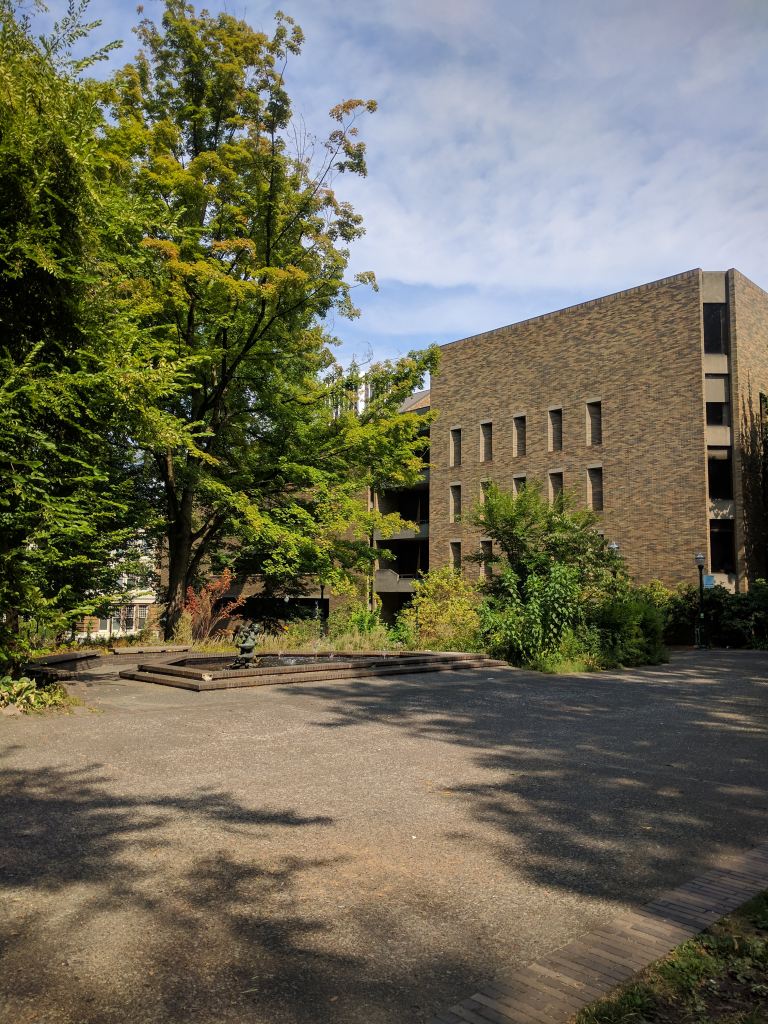
#> input picture samples/panorama-1.png, 768 x 1024 px
$ python 2-panorama.py
#> lines starting #> are read from the running program, lines starting #| are printed output that depends on the picture
import numpy
import cv2

numpyFirst = cv2.imread(filename='./../samples/panorama-1.png', flags=cv2.IMREAD_COLOR).astype(numpy.float32) / 255.0
numpySecond = cv2.imread(filename='./../samples/panorama-2.png', flags=cv2.IMREAD_COLOR).astype(numpy.float32) / 255.0
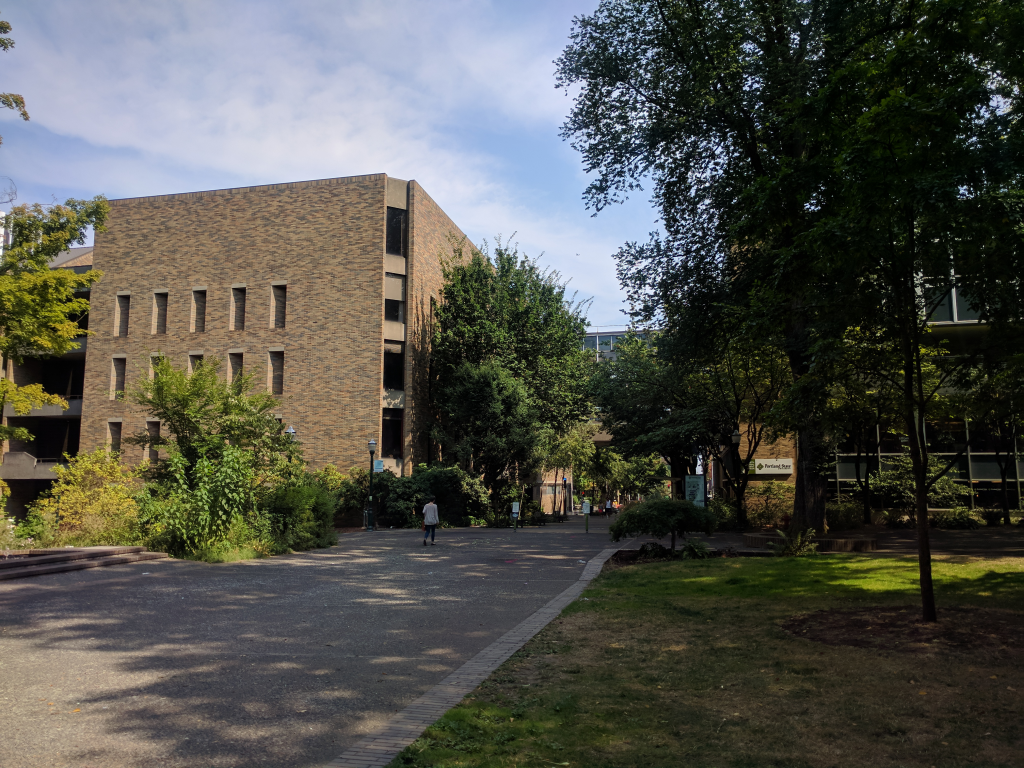
#> input picture samples/panorama-2.png, 1024 x 768 px

numpyGrayFirst = cv2.cvtColor(src=cv2.imread(filename='./../samples/panorama-1.png', flags=cv2.IMREAD_COLOR), code=cv2.COLOR_BGR2GRAY)
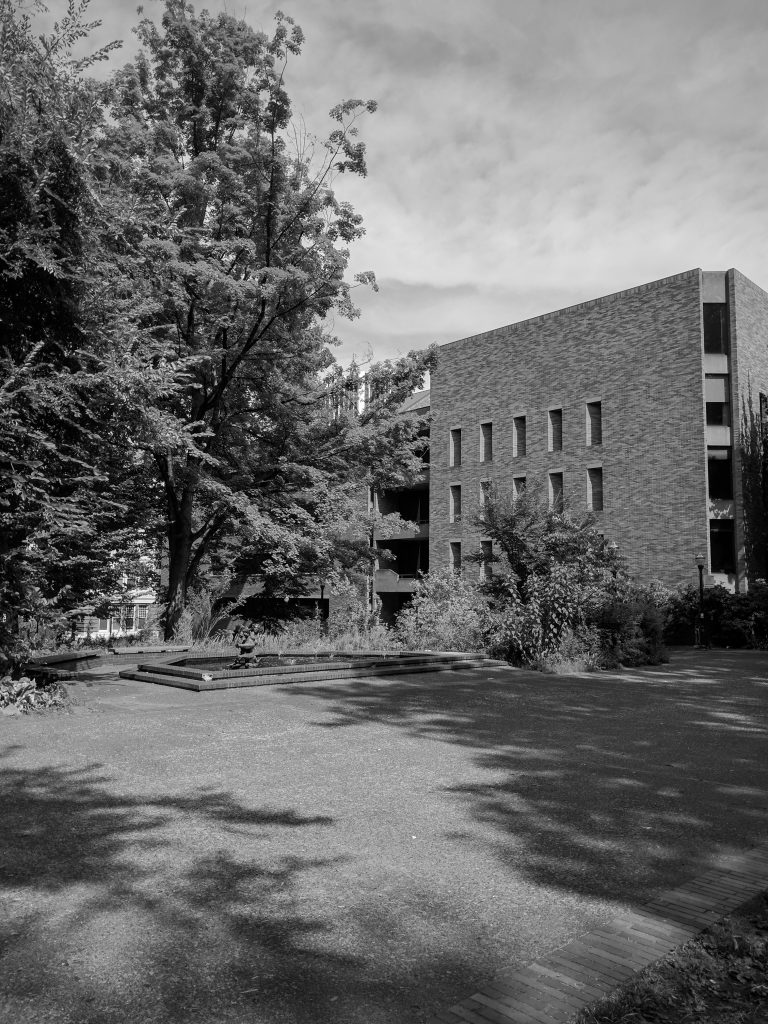
#> numpyGrayFirst: shape (1024, 768); min 0, max 255, mean 106.3
numpyGraySecond = cv2.cvtColor(src=cv2.imread(filename='./../samples/panorama-2.png', flags=cv2.IMREAD_COLOR), code=cv2.COLOR_BGR2GRAY)
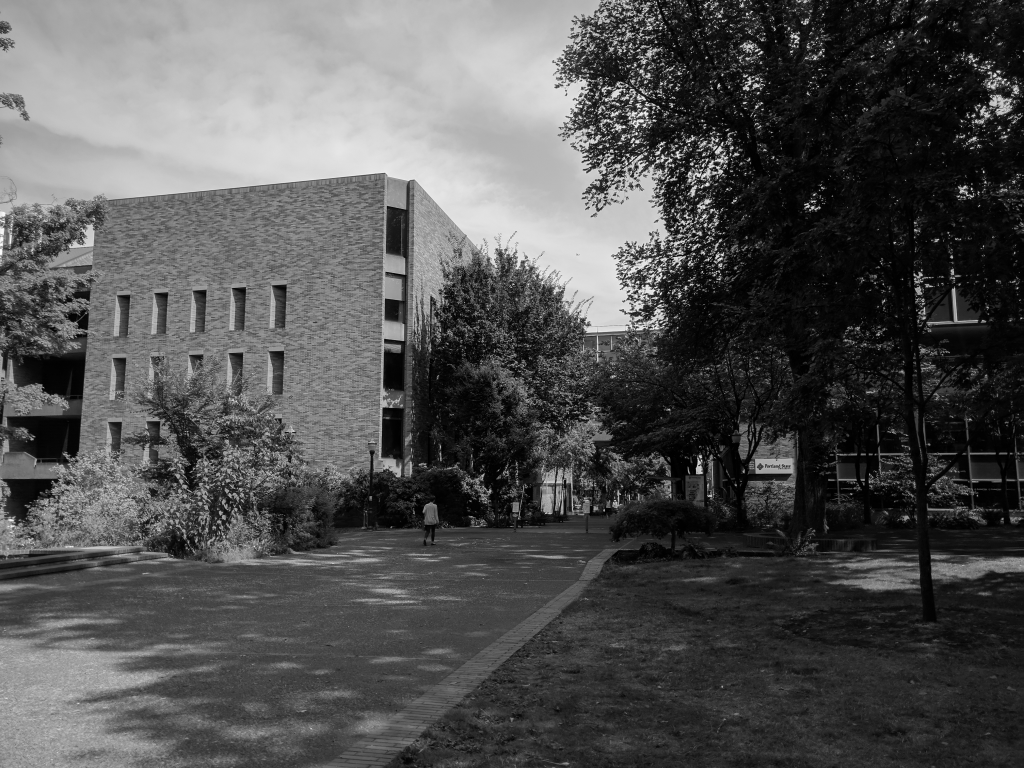
#> numpyGraySecond: shape (768, 1024); min 0, max 252, mean 82

numpyMask = numpy.ones(numpySecond.shape, numpy.float32) # a mask that will be used for composing the output

objectOrb = cv2.ORB_create() # initiate the orb detector

#> (the run stopped early here; a loop or call above may not have finished)
